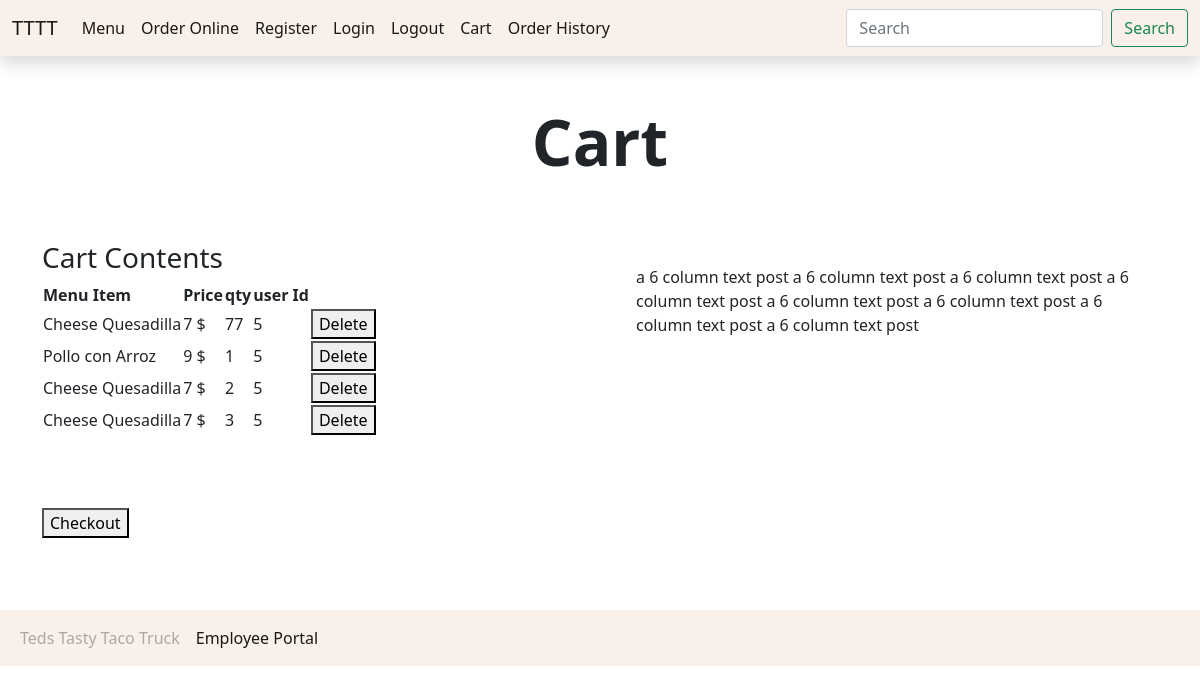
/cart.php (signed in), run on the app's committed database.
### tables this page shows
CREATE TABLE `prepurchase` (
  `preId` int(25) NOT NULL,
  `userId` int(9) NOT NULL,
  `name` varchar(250) NOT NULL,
  `price` int(250) NOT NULL,
  `qty` int(250) NOT NULL,
  `descr` varchar(250) NOT NULL
);

### cart.php (the view, shortened to what this page needs)
<!DOCTYPE html>
<html>
<head>
    <link rel="stylesheet" href="css/style.css">
</head>
<body>
<div class="container">
    <div class="row text-center">
      <h1 class="display-3 fw-bold">Cart</h1>
    </div>
        <br><br>
      <div class="row">
        <div class="col-md-6">
            <article class="left">
            <?php
                $userId = $_SESSION["userId"];
                require_once("connect-db.php");
                $sql = "select * from prepurchase WHERE userId = :userId";
                $statement1 = $db->prepare($sql);
                $statement1 -> bindValue(':userId' , $userId);
                if($statement1->execute()){
                    $customers = $statement1->fetchAll();
                }else{
                    $error1= "Error finding tickets.";
                }
            ?>
           <h3>Cart Contents</h3>
            <table>
                <tr>
                    <th>Menu Item</th>
                    <th>Price</th>
                    <th>qty</th>
                    <th>user Id</th>
                </tr>
                <?php
                    foreach($customers as $c){?>
                <tr>
                    <td><?php echo $c["name"];?></td>
                    <td><?php echo $c["price"]." $";?></td>
                    <td><?php echo $c["qty"];?></td>
                    <td><?php echo $c["userId"];?></td>
                    <td>
                        <form action="deletecartitem.php" method="post">
                            <button type="submit">Delete</button>
                        </form>
                    </td>
                </tr>
                <?php } ?>
            </table>
            <br><br><br>
           <article>
          <div>
                        <form action="confirmpurchase.php" method="post">
                        <button type="submit">Checkout</button>
                        </form>
              </div>
        </article>
        </article>
        </div>
        <div class="col-md-6">
            <div class="bg-white p-4 text-start">
            <p class="fw-light">
                a 6 column text post a 6 column text post a 6 column text post a 6 column text post a 6 column text post a 6 column text post a 6 column text post a 6 column text post
            </p>
            </div>
        </div>
      </div>
  </div>
      <?php include("navfooter.php");?>
</body>
</html>

### data on the page
prepurchase: name "Cheese Quesadilla", price "7", qty "77", userId "5"
prepurchase: name "Pollo con Arroz", price "9", qty "1", userId "5"
prepurchase: name "Cheese Quesadilla", price "7", qty "2", userId "5"
prepurchase: name "Cheese Quesadilla", price "7", qty "3", userId "5"
